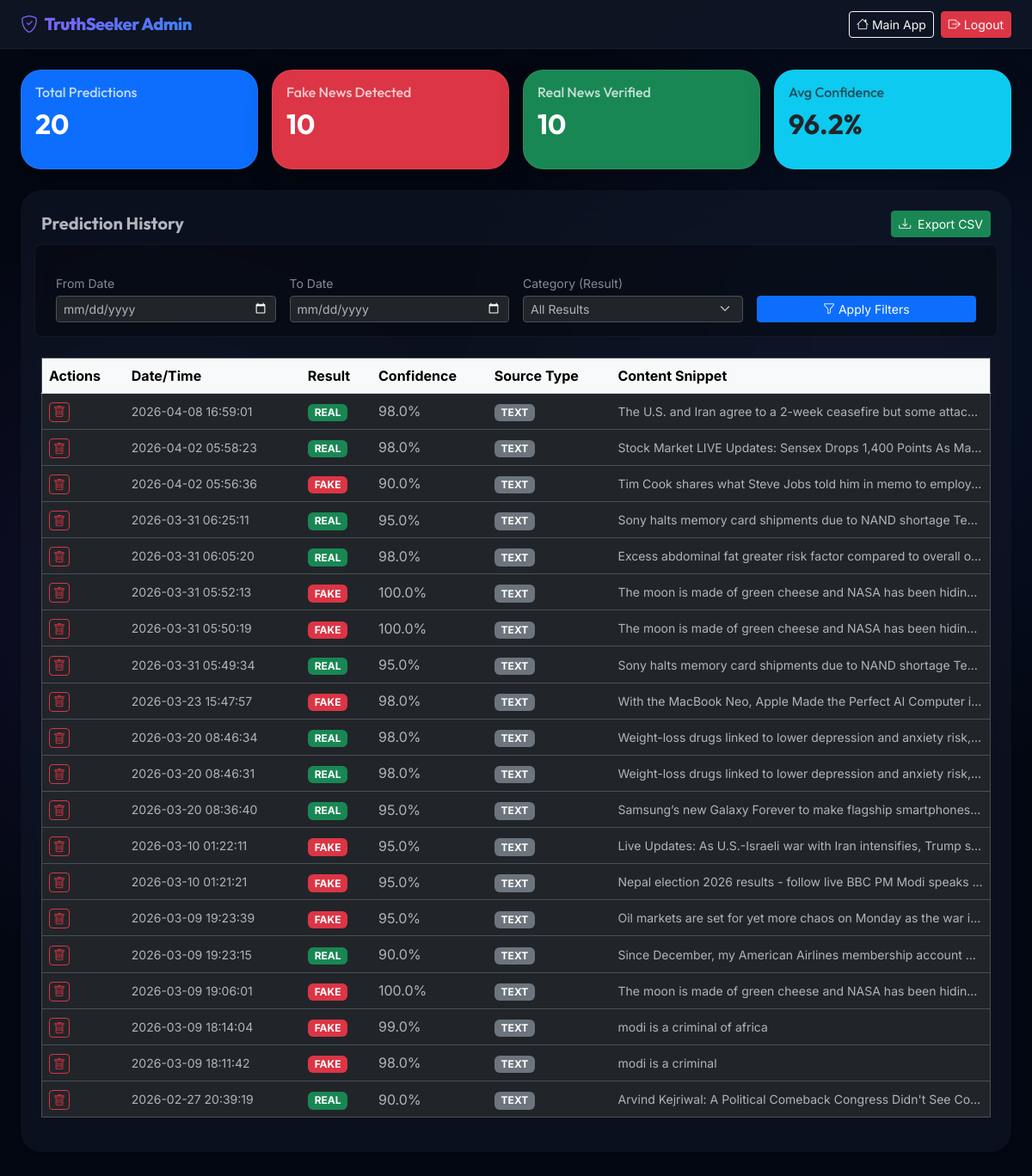
Screenshot of /admin/dashboard (signed in) with the database file from the repository.
### tables this page shows
CREATE TABLE predictions (
                id INTEGER PRIMARY KEY AUTOINCREMENT,
                timestamp DATETIME DEFAULT CURRENT_TIMESTAMP,
                source_type TEXT,
                source_content TEXT,
                prediction TEXT,
                confidence REAL,
                reasoning TEXT
            );

### app.py (the view)
@app.route('/admin/dashboard')
@login_required
def admin_dashboard():
    from_date = request.args.get('from_date')
    to_date = request.args.get('to_date')
    category = request.args.get('category')
    query = "SELECT * FROM predictions WHERE 1=1"
    params = []
    if from_date:
        query += " AND date(timestamp) >= ?"
        params.append(from_date)
    if to_date:
        query += " AND date(timestamp) <= ?"
        params.append(to_date)
    if category and category != "ALL":
        query += " AND prediction = ?"
        params.append(category)
    query += " ORDER BY timestamp DESC"
    with get_db() as conn:
        records_cursor = conn.execute(query, params)
        records = [dict(ix) for ix in records_cursor.fetchall()]
        total = len(records)
        fake_count = sum(1 for r in records if r['prediction'] == 'FAKE')
        real_count = sum(1 for r in records if r['prediction'] == 'REAL')
        avg_confidence = sum(r['confidence'] for r in records) / total if total > 0 else 0
    return render_template('admin_dashboard.html',
                         records=records,
                         total=total,
                         fake_count=fake_count,
                         real_count=real_count,
                         avg_confidence=avg_confidence)

### app.py (called while the page is built)
def get_db():
    conn = sqlite3.connect(DB_PATH)
    conn.row_factory = sqlite3.Row
    return conn

def login_required(f):
    @wraps(f)
    def decorated_function(*args, **kwargs):
        if 'admin_logged_in' not in session:
            return redirect(url_for('admin_login'))
        return f(*args, **kwargs)
    return decorated_function

### templates/admin_dashboard.html (shortened to what this page needs)
<!DOCTYPE html>
<html lang="en" data-bs-theme="dark">
<head>
    <link href="https://cdn.jsdelivr.net/npm/bootstrap@5.3.0/dist/css/bootstrap.min.css" rel="stylesheet">
    <link href="https://cdn.jsdelivr.net/npm/bootstrap-icons@1.10.5/font/bootstrap-icons.css" rel="stylesheet">
</head>
<body>
    <nav class="navbar navbar-expand-lg navbar-dark bg-dark mb-4 shadow-sm">
        <div class="container-fluid px-4">
            <a class="navbar-brand" href="#"><i class="bi bi-shield-check text-primary me-2"></i>TruthSeeker Admin</a>
            <div class="d-flex">
                <a href="/" class="btn btn-outline-light btn-sm me-2"><i class="bi bi-house me-1"></i>Main App</a>
                <a href="/admin/logout" class="btn btn-danger btn-sm"><i
                        class="bi bi-box-arrow-right me-1"></i>Logout</a>
            </div>
        </div>
    </nav>
    <div class="container-fluid px-4 pb-5">
        <div class="row g-3 mb-4">
            <div class="col-md-3">
                <div class="card stat-card bg-primary text-white h-100">
                    <div class="card-body">
                        <h6 class="card-title opacity-75">Total Predictions</h6>
                        <h2 class="mb-0 fw-bold">{{ total }}</h2>
                    </div>
                </div>
            </div>
            <div class="col-md-3">
                <div class="card stat-card bg-danger text-white h-100">
                    <div class="card-body">
                        <h6 class="card-title opacity-75">Fake News Detected</h6>
                        <h2 class="mb-0 fw-bold">{{ fake_count }}</h2>
                    </div>
                </div>
            </div>
            <div class="col-md-3">
                <div class="card stat-card bg-success text-white h-100">
                    <div class="card-body">
                        <h6 class="card-title opacity-75">Real News Verified</h6>
                        <h2 class="mb-0 fw-bold">{{ real_count }}</h2>
                    </div>
                </div>
            </div>
            <div class="col-md-3">
                <div class="card stat-card bg-info text-dark h-100">
                    <div class="card-body">
                        <h6 class="card-title opacity-75">Avg Confidence</h6>
                        <h2 class="mb-0 fw-bold">{{ "%.1f"|format(avg_confidence * 100) }}%</h2>
                    </div>
                </div>
            </div>
        </div>
        <div class="card border-0 shadow-sm rounded-3">
            <div class="card-body p-4">
                <div class="d-flex justify-content-between align-items-center mb-4">
                    <h5 class="fw-bold mb-0">Prediction History</h5>
                    <a href="/admin/export" class="btn btn-success btn-sm"><i class="bi bi-download me-1"></i> Export
                        CSV</a>
                </div>
                <form method="GET" class="row g-3 mb-4 align-items-end bg-light p-3 rounded-3"
                    action="/admin/dashboard">
                    <div class="col-md-3">
                        <label class="form-label small text-muted mb-1">From Date</label>
                        <input type="date" name="from_date" class="form-control form-control-sm"
                            value="{{ request.args.get('from_date', '') }}">
                    </div>
                    <div class="col-md-3">
                        <label class="form-label small text-muted mb-1">To Date</label>
                        <input type="date" name="to_date" class="form-control form-control-sm"
                            value="{{ request.args.get('to_date', '') }}">
                    </div>
                    <div class="col-md-3">
                        <label class="form-label small text-muted mb-1">Category (Result)</label>
                        <select name="category" class="form-select form-select-sm">
                            <option value="ALL" {% if request.args.get('category')=='ALL' %}selected{% endif %}>All
                                Results</option>
                        </select>
                    </div>
                    <div class="col-md-3">
                        <button type="submit" class="btn btn-primary btn-sm w-100"><i
                                class="bi bi-funnel me-1"></i>Apply Filters</button>
                    </div>
                </form>
                <div class="table-responsive">
                    <table class="table table-hover align-middle border text-nowrap">
                        <thead class="table-light">
                            <tr>
                                <th>Actions</th>
                                <th>Date/Time</th>
                                <th>Result</th>
                                <th>Confidence</th>
                                <th>Source Type</th>
                                <th style="min-width: 300px; max-width: 400px;">Content Snippet</th>
                            </tr>
                        </thead>
                        <tbody>
                            {% for record in records %}
                            <tr>
                                <td>
                                    <form action="{{ url_for('admin_delete', id=record['id']) }}" method="POST"
                                        class="d-inline" onsubmit="return confirm('Delete this record?');">
                                        <button type="submit" class="btn btn-sm btn-outline-danger py-0 px-1"
                                            title="Delete"><i class="bi bi-trash"></i></button>
                                    </form>
                                </td>
                                <td class="small">{{ record['timestamp'] }}</td>
                                <td>
                                    {% if record['prediction'] == 'FAKE' %}
                                    <span class="badge bg-danger">FAKE</span>
                                    {% else %}
                                    <span class="badge bg-success">REAL</span>
                                    {% endif %}
                                </td>
                                <td>{{ "%.1f"|format(record['confidence'] * 100) }}%</td>
                                <td><span class="badge bg-secondary">{{ record['source_type'] }}</span></td>
                                <td class="small text-truncate" style="max-width: 350px;"
                                    title="{{ record['source_content'] }}">
                                    {{ record['source_content'][:80] }}
                                </td>
                            </tr>
                            {% else %}
                            <tr>
                                <td colspan="6" class="text-center py-4 text-muted">No records found matching your
                                    filters.</td>
                            </tr>
                            {% endfor %}
                        </tbody>
                    </table>
                </div>
            </div>
        </div>
    </div>
</body>
</html>

### templates/admin_dashboard.html (style rules this page uses)
body { background-color: #030712; font-family: 'Inter', sans-serif; color: #f8fafc; background-image: radial-gradient(circle at 15% 50%, rgba(139, 92, 246, 0.1), transparent 35%), radial-gradient(circle at 85% 30%, rgba(59, 130, 246, 0.1), transparent 35%); background-attachment: fixed; }
.navbar { background-color: rgba(17, 24, 39, 0.8) !important; backdrop-filter: blur(20px); border-bottom: 1px solid rgba(255, 255, 255, 0.05); }
.navbar-brand { font-family: 'Outfit', sans-serif; font-weight: 800; letter-spacing: -0.5px; background: linear-gradient(135deg, #8b5cf6 0%, #3b82f6 100%); -webkit-background-clip: text; background-clip: text; -webkit-text-fill-color: transparent; }
.stat-card { border-radius: 20px; border: 1px solid rgba(255,255,255,0.05); box-shadow: 0 10px 30px rgba(0,0,0,0.3); backdrop-filter: blur(20px); margin-bottom: 1rem; transition: transform 0.3s ease; }
.card { background: rgba(17, 24, 39, 0.6); backdrop-filter: blur(24px); border: 1px solid rgba(255, 255, 255, 0.08); border-radius: 24px !important; }
.table { color: #f8fafc; }
thead.table-light { background-color: rgba(255,255,255,0.05) !important; color: #f8fafc !important; }
.bg-light { background-color: rgba(0,0,0,0.3) !important; border: 1px solid rgba(255,255,255,0.05); }
h1, h2, h5, .card-title { font-family: 'Outfit', sans-serif; }

### rows the page displays
predictions: timestamp "2026-04-08 16:59:01", prediction "REAL", record['confidence']*100 "98.0", source_type "TEXT", source_content "The U.S. and Iran agree to a 2-week ceasefire but some attac…"
predictions: timestamp "2026-04-02 05:58:23", prediction "REAL", record['confidence']*100 "98.0", source_type "TEXT", source_content "Stock Market LIVE Updates: Sensex Drops 1,400 Points As Ma…"
predictions: timestamp "2026-04-02 05:56:36", prediction "FAKE", record['confidence']*100 "90.0", source_type "TEXT", source_content "Tim Cook shares what Steve Jobs told him in memo to employ…"
predictions: timestamp "2026-03-31 06:25:11", prediction "REAL", record['confidence']*100 "95.0", source_type "TEXT", source_content "Sony halts memory card shipments due to NAND shortage Te…"
predictions: timestamp "2026-03-31 06:05:20", prediction "REAL", record['confidence']*100 "98.0", source_type "TEXT", source_content "Excess abdominal fat greater risk factor compared to overall o…"
predictions: timestamp "2026-03-31 05:52:13", prediction "FAKE", record['confidence']*100 "100.0", source_type "TEXT", source_content "The moon is made of green cheese and NASA has been hidin…"
predictions: timestamp "2026-03-31 05:50:19", prediction "FAKE", record['confidence']*100 "100.0", source_type "TEXT", source_content "The moon is made of green cheese and NASA has been hidin…"
predictions: timestamp "2026-03-31 05:49:34", prediction "REAL", record['confidence']*100 "95.0", source_type "TEXT", source_content "Sony halts memory card shipments due to NAND shortage Te…"
predictions: timestamp "2026-03-23 15:47:57", prediction "FAKE", record['confidence']*100 "98.0", source_type "TEXT", source_content "With the MacBook Neo, Apple Made the Perfect AI Computer i…"
predictions: timestamp "2026-03-20 08:46:34", prediction "REAL", record['confidence']*100 "98.0", source_type "TEXT", source_content "Weight-loss drugs linked to lower depression and anxiety risk,…"
predictions: timestamp "2026-03-20 08:46:31", prediction "REAL", record['confidence']*100 "98.0", source_type "TEXT", source_content "Weight-loss drugs linked to lower depression and anxiety risk,…"
predictions: timestamp "2026-03-20 08:36:40", prediction "REAL", record['confidence']*100 "95.0", source_type "TEXT", source_content "Samsung’s new Galaxy Forever to make flagship smartphones…"
predictions: timestamp "2026-03-10 01:22:11", prediction "FAKE", record['confidence']*100 "95.0", source_type "TEXT", source_content "Live Updates: As U.S.-Israeli war with Iran intensifies, Trump s…"
predictions: timestamp "2026-03-10 01:21:21", prediction "FAKE", record['confidence']*100 "95.0", source_type "TEXT", source_content "Nepal election 2026 results - follow live BBC PM Modi speaks…"
predictions: timestamp "2026-03-09 19:23:39", prediction "FAKE", record['confidence']*100 "95.0", source_type "TEXT", source_content "Oil markets are set for yet more chaos on Monday as the war i…"
predictions: timestamp "2026-03-09 19:23:15", prediction "REAL", record['confidence']*100 "90.0", source_type "TEXT", source_content "Since December, my American Airlines membership account h…"
predictions: timestamp "2026-03-09 19:06:01", prediction "FAKE", record['confidence']*100 "100.0", source_type "TEXT", source_content "The moon is made of green cheese and NASA has been hidin…"
predictions: timestamp "2026-03-09 18:14:04", prediction "FAKE", record['confidence']*100 "99.0", source_type "TEXT", source_content "modi is a criminal of africa"
predictions: timestamp "2026-03-09 18:11:42", prediction "FAKE", record['confidence']*100 "98.0", source_type "TEXT", source_content "modi is a criminal"
predictions: timestamp "2026-02-27 20:39:19", prediction "REAL", record['confidence']*100 "90.0", source_type "TEXT", source_content "Arvind Kejriwal: A Political Comeback Congress Didn't See Co…"

### other values shown
{{ total }} "20"
{{ fake_count }} "10"
{{ real_count }} "10"
{{ "%.1f"|format(avg_confidence * 100) }} "96.2"
